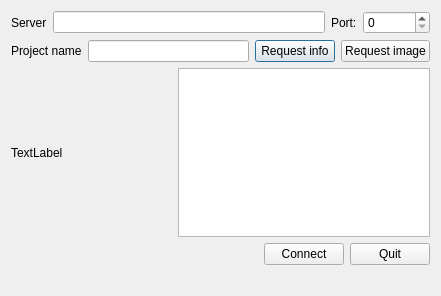
<?xml version="1.0" encoding="UTF-8"?>
<ui version="4.0">
 <class>Client</class>
 <widget class="QDialog" name="Client">
  <property name="geometry">
   <rect>
    <x>0</x>
    <y>0</y>
    <width>441</width>
    <height>296</height>
   </rect>
  </property>
  <property name="windowTitle">
   <string>Dialog</string>
  </property>
  <layout class="QVBoxLayout" name="verticalLayout_2">
   <item>
    <layout class="QVBoxLayout" name="verticalLayout">
     <item>
      <layout class="QHBoxLayout" name="horizontalLayout">
       <item>
        <widget class="QLabel" name="serverLabel">
         <property name="text">
          <string>Server</string>
         </property>
        </widget>
       </item>
       <item>
        <widget class="QLineEdit" name="serverEdit"/>
       </item>
       <item>
        <widget class="QLabel" name="portLabel">
         <property name="text">
          <string>Port:</string>
         </property>
        </widget>
       </item>
       <item>
        <widget class="QSpinBox" name="portSpinBox">
         <property name="maximum">
          <number>999999999</number>
         </property>
        </widget>
       </item>
      </layout>
     </item>
     <item>
      <layout class="QHBoxLayout" name="horizontalLayout_4">
       <item>
        <widget class="QLabel" name="projectNameReqLabel">
         <property name="text">
          <string>Project name</string>
         </property>
        </widget>
       </item>
       <item>
        <widget class="QLineEdit" name="projectNameReqEdit"/>
       </item>
       <item>
        <widget class="QPushButton" name="requestButton">
         <property name="text">
          <string>Request info</string>
         </property>
        </widget>
       </item>
       <item>
        <widget class="QPushButton" name="pushButton">
         <property name="text">
          <string>Request image</string>
         </property>
        </widget>
       </item>
      </layout>
     </item>
     <item>
      <layout class="QHBoxLayout" name="horizontalLayout_3">
       <item>
        <widget class="QLabel" name="imagen_socket">
         <property name="minimumSize">
          <size>
           <width>161</width>
           <height>151</height>
          </size>
         </property>
         <property name="text">
          <string>TextLabel</string>
         </property>
        </widget>
       </item>
       <item>
        <widget class="QListWidget" name="listWidget">
         <property name="minimumSize">
          <size>
           <width>191</width>
           <height>141</height>
          </size>
         </property>
        </widget>
       </item>
      </layout>
     </item>
     <item>
      <layout class="QHBoxLayout" name="horizontalLayout_2">
       <item>
        <spacer name="horizontalSpacer">
         <property name="orientation">
          <enum>Qt::Horizontal</enum>
         </property>
         <property name="sizeHint" stdset="0">
          <size>
           <width>188</width>
           <height>20</height>
          </size>
         </property>
        </spacer>
       </item>
       <item>
        <widget class="QPushButton" name="connectButton">
         <property name="text">
          <string>Connect</string>
         </property>
        </widget>
       </item>
       <item>
        <widget class="QPushButton" name="quitButton">
         <property name="text">
          <string>Quit</string>
         </property>
        </widget>
       </item>
      </layout>
     </item>
    </layout>
   </item>
   <item>
    <widget class="QLabel" name="statusLabel">
     <property name="text">
      <string/>
     </property>
    </widget>
   </item>
  </layout>
 </widget>
 <resources/>
 <connections/>
</ui>
